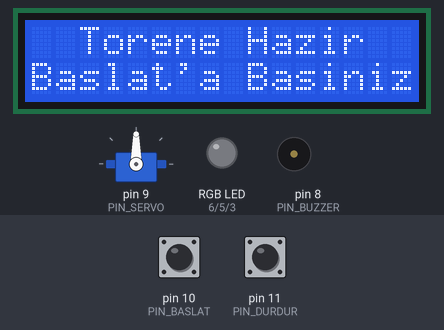
A sketch run on a simulated Arduino Uno, built with avr-gcc and run on an emulated ATmega328P. Parts: servo, 16×2 character LCD, an RGB LED mixed from three pins (HIGH = lit), buzzer (waves = sounding). Dashed ring = blinking. The test bench sets the inputs (shaded band); at power-on: pin 10 (PIN_BASLAT) HIGH, pin 11 (PIN_DURDUR) HIGH.

Above: at 1.2 s.
1.3 s: pin 10 (PIN_BASLAT) pulled LOW for 0.15 s
At 2.2 s:
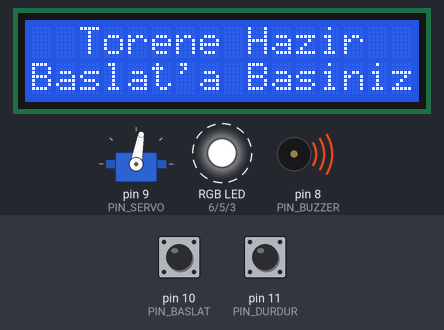
4.4 s: pin 11 (PIN_DURDUR) pulled LOW for 0.15 s
At 5.2 s:
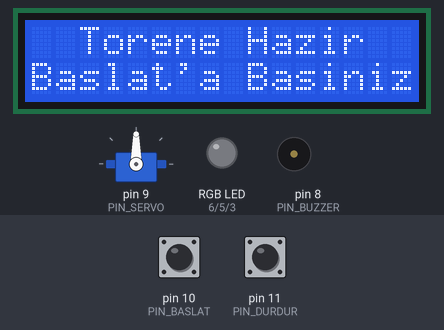
6.0 s: pin 10 (PIN_BASLAT) pulled LOW for 1 s
At 6.6 s:
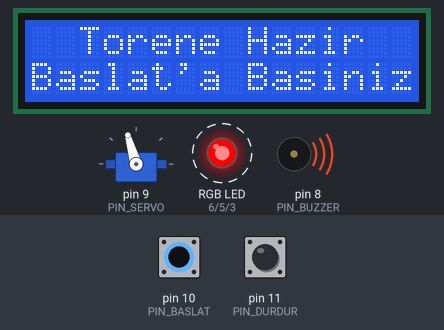
10.0 s: pin 11 (PIN_DURDUR) pulled LOW for 1 s
At 10.7 s:
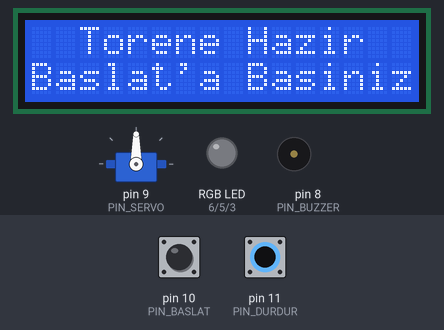
12.5 s: pin 10 (PIN_BASLAT) pulled LOW for 0.15 s
At 13.6 s:
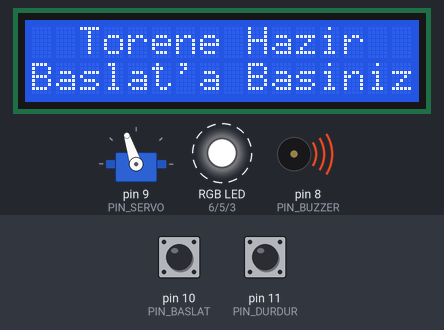
Timing chart, 0 to 72.1 s (numbered marks = the images above; inputs shaded):
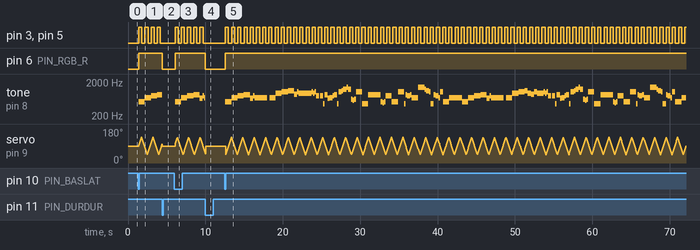

The sketch:

istiklalmarsi_servo_buzzer_rgbled1.ino
```cpp
#include <Servo.h>
#include <Wire.h>
#include <LiquidCrystal_I2C.h>

// Ekran adresi Tinkercad için genelde 0x20'dir. Gerçek devrede 0x27 olabilir.
LiquidCrystal_I2C lcd(0x20, 16, 2);

Servo bayrakServo;

// --- GÜNCEL PIN TANIMLAMALARI ---
const int PIN_BASLAT = 10; // Başlatma Butonu
const int PIN_DURDUR = 11; // Durdurma (Bitiş) Butonu
const int PIN_BUZZER = 8;
const int PIN_SERVO  = 9;
const int PIN_RGB_R  = 6;
const int PIN_RGB_G  = 5;
const int PIN_RGB_B  = 3;

// --- NOTA FREKANSLARI ---
#define a   440
#define ad  466
#define b   494
#define c   523
#define cd  554
#define d   587
#define dd  622
#define e   659
#define f   698
#define fd  740
#define g   784
#define gd  830
#define a2  880
#define ad2 932
#define b2  988
#define c2  1046
#define cd2 1108
#define d2  1174
#define dd2 1244
#define e2  1318
#define f2  1396
#define fd2 1480
#define g2  1568
#define gd2 1660
#define a3  1760

// --- SENİN MELODİN ---
int notalar[] = {
  c, f, g, gd, e, g, f, 0,
  f, ad2, c2, cd2, a2, c2, ad2,
  c2, ad2, c2, g, 0, g, ad, gd, e, f, g, gd, ad, c2, cd2, dd2, f2, dd2,
  dd, d, dd, c2, ad, gd,
  c, b, c, g, c, c2, ad, gd, g, gd, f,
  f2, dd2, cd2, c2, ad, gd, g, f, c2, c, f,

  c, f, g, gd, e, g, f, 0,
  f, ad2, c2, cd2, ad2, a2, c2, ad2,
  c2, ad2, c2, g, 0, g, ad, gd, e, f, g, gd, ad, c2, cd2, dd2, f2, dd2,
  dd, d, dd, c2, ad, gd,
  c, b, c, g, c, c2, ad, gd, g, gd, f,
  f2, dd2, cd2, c2, ad, gd, g, f, c2, c, f, 0
};

// --- SENİN RİTİMLERİN ---
int sureler[] = {
  800, 800, 800, 800, 400, 200, 1600, 300,
  800, 800, 800, 800, 400, 200, 1600,
  200, 200, 200, 400, 100, 400, 200, 400, 200, 400, 200, 400, 200, 400, 200, 400, 200, 400,
  200, 200, 200, 800, 800, 1600,
  200, 200, 200, 800, 800, 800, 200, 200, 400, 200, 800,
  800, 200, 400, 200, 400, 200, 400, 200, 400, 800, 1600,

  800, 800, 800, 800, 400, 200, 1600, 300,
  800, 800, 800, 400, 400, 400, 400, 800,
  200, 200, 200, 400, 100, 400, 200, 400, 200, 400, 200, 400, 200, 400, 200, 400, 200, 400,
  200, 200, 200, 800, 800, 1600,
  200, 200, 200, 800, 800, 800, 200, 200, 400, 200, 800,
  800, 200, 400, 200, 400, 200, 400, 200, 400, 800, 1600, 2000
};

unsigned long oncekiServoZamani = 0;
int servoAci = 90;
int servoYon = 2;

unsigned long oncekiLedZamani = 0;
bool kirmiziYan = true;

bool torenDevamEdiyor = false;

void setup() {
  pinMode(PIN_BASLAT, INPUT_PULLUP);
  pinMode(PIN_DURDUR, INPUT_PULLUP);

  pinMode(PIN_BUZZER, OUTPUT);
  pinMode(PIN_RGB_R, OUTPUT);
  pinMode(PIN_RGB_G, OUTPUT);
  pinMode(PIN_RGB_B, OUTPUT);

  bayrakServo.attach(PIN_SERVO);
  bayrakServo.write(90);

  lcd.init();
  lcd.backlight();
  sistemiSifirla();
}

void loop() {
  // 1. AŞAMA: Başlat butonuna basıldı mı?
  if (digitalRead(PIN_BASLAT) == LOW && !torenDevamEdiyor) {
    delay(50); // Buton titremesini (elektriksel gürültüyü) süz

    if (digitalRead(PIN_BASLAT) == LOW) { // Gerçekten basıldıysa onayla
      torenDevamEdiyor = true;
      toreniBaslat();

      // 2. AŞAMA (GÜVENLİK KİLİDİ): Tören bittiğinde veya durdurulduğunda buraya döner
      // Eğer başlatma veya durdurma butonlarına hala basılıyorsa, bırakılana kadar bekle!
      while (digitalRead(PIN_BASLAT) == LOW || digitalRead(PIN_DURDUR) == LOW) {
        delay(10); // Döngü içinde kilitlenip bekle
      }

      delay(200); // Parmağını çektikten sonra güvenli bekleme süresi
    }
  }
}

// ==============================================================
// TÖRENİ BAŞLATMA
// ==============================================================
void toreniBaslat() {
  int notaSayisi = sizeof(notalar) / sizeof(notalar[0]);

  for (int i = 0; i < notaSayisi; i++) {

    // Her notadan önce 11. Pini (Durdur) kontrol et
    if (digitalRead(PIN_DURDUR) == LOW) {
      break; // Döngüyü kır ve müziği anında kes
    }

    sozleriEkranaYazdir(i);

    if (notalar[i] == 0) {
      noTone(PIN_BUZZER);
    } else {
      tone(PIN_BUZZER, notalar[i]);
    }

    // Akıllı bekleme esnasında durdur butonuna basılırsa (false dönerse) müziği kes
    if (akilliBekleme(sureler[i]) == false) {
      break;
    }
  }

  // Tören bittiğinde veya İPTAL edildiğinde sistemi sıfırla
  sistemiSifirla();
}

// ==============================================================
// AKILLI BEKLEME (İptal Edilebilir - false dönerse durur)
// ==============================================================
bool akilliBekleme(unsigned long beklemeSuresi) {
  unsigned long baslangic = millis();

  while (millis() - baslangic < beklemeSuresi) {

    // Bekleme sırasında saniyenin onda biri kadar bile olsa 11. Pini dinle
    if (digitalRead(PIN_DURDUR) == LOW) {
      return false; // Durdur butonuna basıldı, İPTAL ET!
    }

    // 1. SERVO MOTOR KONTROLÜ
    if (millis() - oncekiServoZamani > 15) {
      servoAci += servoYon;
      if (servoAci >= 135 || servoAci <= 45) {
        servoYon = -servoYon;
      }
      bayrakServo.write(servoAci);
      oncekiServoZamani = millis();
    }

    // 2. RGB LED KONTROLÜ
    if (millis() - oncekiLedZamani > 400) {
      kirmiziYan = !kirmiziYan;
      if (kirmiziYan) {
        analogWrite(PIN_RGB_R, 255); analogWrite(PIN_RGB_G, 0); analogWrite(PIN_RGB_B, 0);
      } else {
        analogWrite(PIN_RGB_R, 255); analogWrite(PIN_RGB_G, 255); analogWrite(PIN_RGB_B, 255);
      }
      oncekiLedZamani = millis();
    }
  }
  return true; // Süre sorunsuz doldu
}

// ==============================================================
// SİSTEMİ SIFIRLAMA
// ==============================================================
void sistemiSifirla() {
  torenDevamEdiyor = false;
  noTone(PIN_BUZZER);
  analogWrite(PIN_RGB_R, 0); analogWrite(PIN_RGB_G, 0); analogWrite(PIN_RGB_B, 0);
  bayrakServo.write(90);

  lcd.clear();
  lcd.setCursor(0, 0);
  lcd.print("  Torene Hazir  ");
  lcd.setCursor(0, 1);
  lcd.print("Baslat'a Basiniz");
}

// ==============================================================
// SÖZLERİ EKRANA YAZDIRMA
// ==============================================================
void sozleriEkranaYazdir(int indeks) {
  if (indeks == 0) {
    lcd.clear(); lcd.setCursor(0, 0); lcd.print("Korkma sonmez bu");
    lcd.setCursor(0, 1); lcd.print("safaklarda yuzen");
  }
  else if (indeks == 8) {
    lcd.clear(); lcd.setCursor(0, 0); lcd.print("al sancak.");
  }
  else if (indeks == 15) {
    lcd.clear(); lcd.setCursor(0, 0); lcd.print("Sonmeden yurdumu");
    lcd.setCursor(0, 1); lcd.print("ustunde tuten...");
  }
  else if (indeks == 24) {
    lcd.clear(); lcd.setCursor(0, 0); lcd.print("en son ocak.");
  }
  else if (indeks == 33) {
    lcd.clear(); lcd.setCursor(0, 0); lcd.print("O benim");
    lcd.setCursor(0, 1); lcd.print("milletimin");
  }
  else if (indeks == 39) {
    lcd.clear(); lcd.setCursor(0, 0); lcd.print("yildizidir,");
    lcd.setCursor(0, 1); lcd.print("parlayacak.");
  }
  else if (indeks == 50) {
    lcd.clear(); lcd.setCursor(0, 0); lcd.print("O benimdir,");
    lcd.setCursor(0, 1); lcd.print("o benim...");
  }
  else if (indeks == 56) {
    lcd.clear(); lcd.setCursor(0, 0); lcd.print("milletimindir");
    lcd.setCursor(0, 1); lcd.print("ancak.");
  }
  else if (indeks == 61) {
    lcd.clear(); lcd.setCursor(0, 0); lcd.print("Catma kurban");
    lcd.setCursor(0, 1); lcd.print("olayim cehreni");
  }
  else if (indeks == 69) {
    lcd.clear(); lcd.setCursor(0, 0); lcd.print("ey nazli hilal!");
  }
  else if (indeks == 76) {
    lcd.clear(); lcd.setCursor(0, 0); lcd.print("Kahraman irkima");
    lcd.setCursor(0, 1); lcd.print("bir gul, ne bu");
  }
  else if (indeks == 85) {
    lcd.clear(); lcd.setCursor(0, 0); lcd.print("siddet bu celal?");
  }
  else if (indeks == 94) {
    lcd.clear(); lcd.setCursor(0, 0); lcd.print("Sana olmaz");
    lcd.setCursor(0, 1); lcd.print("dokulen...");
  }
  else if (indeks == 100) {
    lcd.clear(); lcd.setCursor(0, 0); lcd.print("kanlarimiz");
    lcd.setCursor(0, 1); lcd.print("sonra helal...");
  }
  else if (indeks == 111) {
    lcd.clear(); lcd.setCursor(0, 0); lcd.print("Hakkidir Hakk'a");
    lcd.setCursor(0, 1); lcd.print("tapan milletimin");
  }
  else if (indeks == 117) {
    lcd.clear(); lcd.setCursor(0, 0); lcd.print("istiklal!");
  }
}
```

Measured:
- after the input at 1.3 s, pin 3 (PIN_RGB_B), pin 5 (PIN_RGB_G): alternates HIGH for 0.40 s and LOW for 0.40 s, starting after 0.08 s
- after the input at 4.4 s, pin 3 (PIN_RGB_B), pin 5 (PIN_RGB_G): stops changing and stays LOW; pin 6 (PIN_RGB_R): HIGH → LOW at once
- after the input at 6.0 s, pin 3 (PIN_RGB_B), pin 5 (PIN_RGB_G): alternates HIGH for 0.40 s and LOW for 0.40 s, starting after 0.08 s
- after the input at 10.0 s, pin 3 (PIN_RGB_B), pin 5 (PIN_RGB_G): stops changing and stays LOW; pin 6 (PIN_RGB_R): HIGH → LOW at once
- after the input at 12.5 s, pin 3 (PIN_RGB_B), pin 5 (PIN_RGB_G): alternates HIGH for 0.40 s and LOW for 0.40 s, starting after 0.08 s
